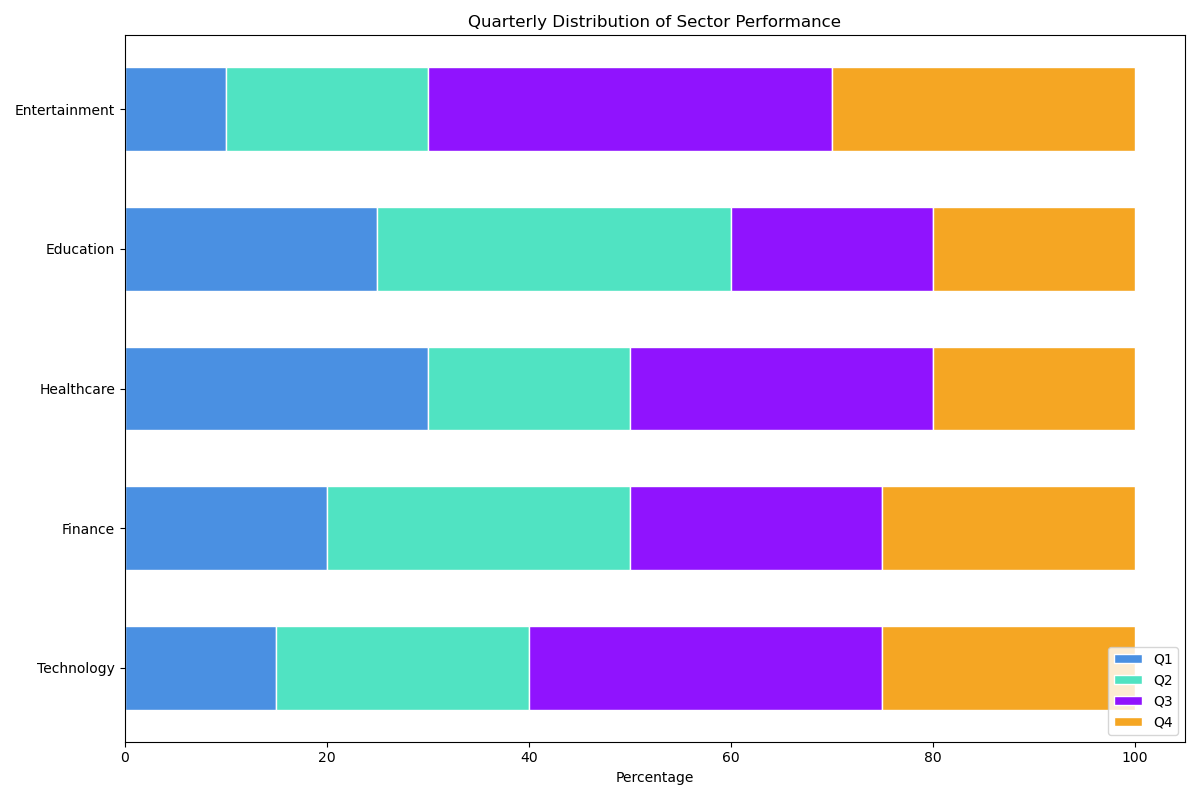

Write Python code to recreate this figure.
import matplotlib.pyplot as plt
import numpy as np

categories = ['Technology', 'Finance', 'Healthcare', 'Education', 'Entertainment']
Q1 = [15, 20, 30, 25, 10]
Q2 = [25, 30, 20, 35, 20]
Q3 = [35, 25, 30, 20, 40]
Q4 = [25, 25, 20, 20, 30]

barWidth = 0.6

r = np.arange(len(categories))

fig, ax = plt.subplots(figsize=(12, 8))
ax.barh(r, Q1, color='#4A90E2', edgecolor='white', height=barWidth)
ax.barh(r, Q2, left=Q1, color='#50E3C2', edgecolor='white', height=barWidth)
ax.barh(r, Q3, left=np.array(Q1)+np.array(Q2), color='#9013FE', edgecolor='white', height=barWidth)
ax.barh(r, Q4, left=np.array(Q1)+np.array(Q2)+np.array(Q3), color='#F5A623', edgecolor='white', height=barWidth)

ax.set_xlabel('Percentage')
ax.set_title('Quarterly Distribution of Sector Performance')
ax.set_yticks(r)
ax.set_yticklabels(categories)
ax.legend(['Q1', 'Q2', 'Q3', 'Q4'], loc='lower right')

plt.tight_layout()
plt.show()
